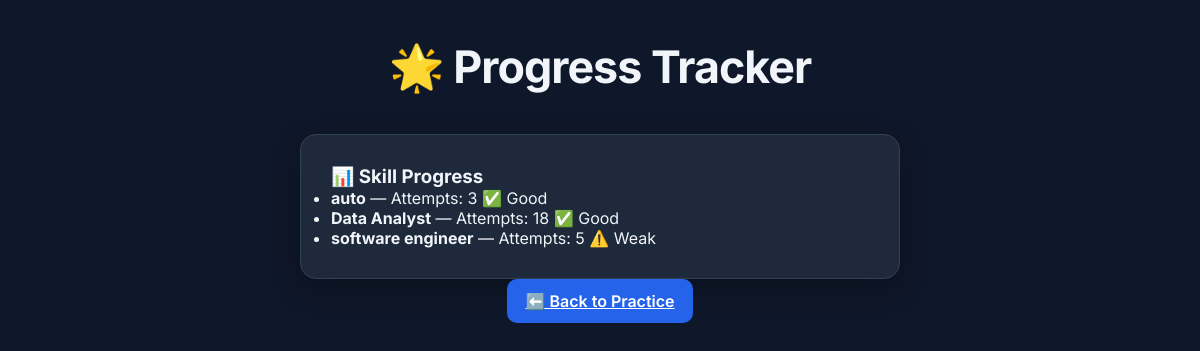
The page /progress (signed in) on the database its author committed.
### models.py (models this page shows)
class SkillProgress(Base):
    __tablename__ = "skill_progress"
    id = Column(Integer, primary_key=True, index=True)
    user_id = Column(Integer, ForeignKey("users.id"))
    skill = Column(String)
    attempts = Column(Integer, default=0)
    weak = Column(Boolean, default=False)

### main.py (the view)
@app.get("/progress", response_class=HTMLResponse)
def progress_page(request: Request, db: Session = Depends(get_db)):
    user = get_current_user(request, db)
    if not user:
        return RedirectResponse("/login")
    skills = db.query(SkillProgress).filter(SkillProgress.user_id == user.id).all()
    return templates.TemplateResponse("progress.html", {"request": request, "username": user.username, "skills": skills})

### templates/progress.html (shortened to what this page needs)
<!DOCTYPE html>
<html lang="en">
<head>
  <link rel="stylesheet" href="/static/styles.css" />
</head>
<body>
  <h1>🌟 Progress Tracker</h1>
  <div class="card">
    <h3>📊 Skill Progress</h3>
    <ul>
      {% for skill in skills %}
        <li>
          <b>{{ skill.skill }}</b> — Attempts: {{ skill.attempts }}
          {% if skill.weak %} ⚠️ Weak {% else %} ✅ Good {% endif %}
        </li>
      {% endfor %}
    </ul>
  </div>
  <a href="/index" class="btn">⬅️ Back to Practice</a>
</body>
</html>

### static/styles.css (style rules this page uses)
:root { --primary: #2563eb; --primary-hover: #1d4ed8; --background: #0f172a; --surface: #1e293b; --surface-light: #334155; --text-main: #f1f5f9; --text-muted: #94a3b8; --border: #334155; --shadow: 0 10px 30px rgba(0,0,0,0.3); }
* { margin: 0; padding: 0; box-sizing: border-box; font-family: 'Inter', sans-serif; }
body { background: var(--background); color: var(--text-main); min-height: 100vh; padding: 40px 20px; display: flex; flex-direction: column; align-items: center; }
h1 { font-size: 2.8rem; font-weight: 700; margin-bottom: 40px; text-align: center; letter-spacing: -1px; }
.card, form#interview-form, #question-area, #feedback-area, .feature-card { background: var(--surface); border: 1px solid var(--border); border-radius: 16px; padding: 30px; box-shadow: var(--shadow); transition: all 0.25s ease; width: 100%; max-width: 600px; }
.btn, button { background: var(--primary); color: white; border: none; padding: 12px 18px; border-radius: 10px; font-weight: 600; cursor: pointer; transition: 0.2s ease; }

### rows shown on the page
SkillProgress: skill "auto", attempts "3", weak "✅ Good"
SkillProgress: skill "Data Analyst", attempts "18", weak "✅ Good"
SkillProgress: skill "software engineer", attempts "5", weak "⚠️ Weak"
